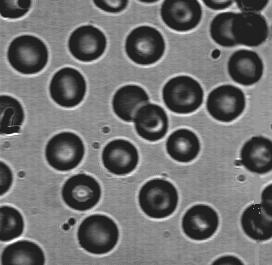
%> input picture counting/blood/blood1.jpg, 272 x 265 px
$ octave blood_count.m   (GNU Octave 9; MATLAB toolbox functions it lacks are replaced by stand-ins)
%> lines starting %> are read from the running program, lines starting %| are printed output that depends on the picture; in (x1, y1, x2, y2) boxes, pixels count from 0 and x2, y2 are one past the last pixel; in counts of white or black regions, pixels touching at a corner belong together; the program's own positions count from 1
I = imread('blood1.jpg');
%> I is the input picture: size 265x272x3 uint8; min 14, max 255, mean 111.2
I = rgb2gray(I);
%> I: size 265x272 uint8
figure, imshow(I);

I2 = I;

I3 = imadjust(I2);
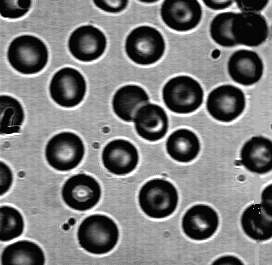
%> I3: size 265x272 uint8; min 0, max 255, mean 121.1
figure, imshow(I3);

Ib = imbinarize(I3, graythresh(I3));
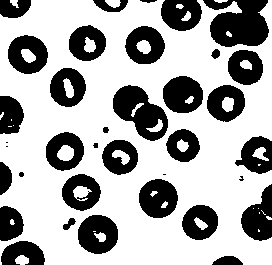
%> Ib: size 265x272 logical; 66.6% white; 36 black regions (4 under 20 px), largest, box (x1, y1, x2, y2) and area: (203, 0, 269, 47) 2211, (113, 85, 168, 141) 1719, (78, 215, 118, 254) 1170
figure, imshow(Ib);

Icmp = imcomplement(Ib);
figure, imshow(Icmp);

Ic = imfill(Icmp,'holes');
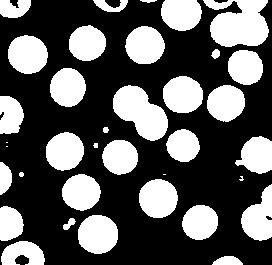
%> Ic: size 265x272 logical; 36.3% white; 36 white regions (4 under 20 px), largest, box (x1, y1, x2, y2) and area: (203, 0, 269, 47) 2236, (113, 85, 168, 141) 1875, (78, 215, 118, 254) 1249
figure, imshow(Ic);

Io2 = imopen(Ic, strel('disk', 4));
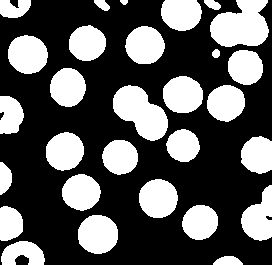
%> Io2: size 265x272 logical; 35.7% white; 29 white regions
cc = bwconncomp(Io2,4);
%> cc = 29 connected components
graindata = regionprops(cc, 'basic');
%> graindata = 29 regions; largest, box (x1, y1, x2, y2), Area and Centroid: (210, 0, 269, 47) 2040 [241.8 26], (113, 85, 168, 141) 1874 [141.2 113], (78, 215, 118, 254) 1248 [98.5 234.9], (8, 35, 48, 74) 1219 [28.3 55.1], (139, 179, 178, 218) 1199 [158.9 199.1]
cc.NumObjects
%> ans = 29
figure, imshow(I);

hold on;
for m = 1:cc.NumObjects
    rectangle('Position', graindata(m).BoundingBox, 'EdgeColor', 'w');
end
%> this loop made 29 passes
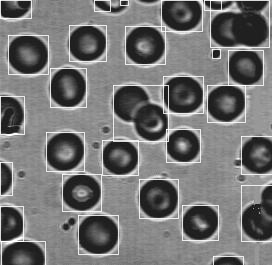
%> figure redrawn from the program's plot data
